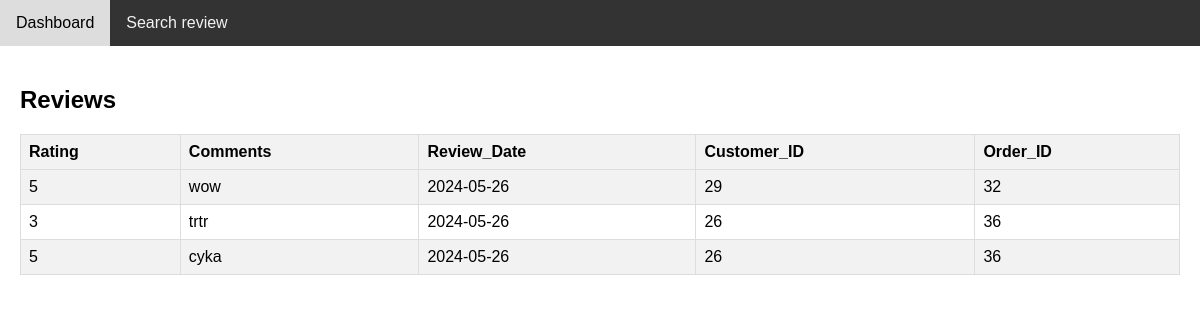
The page /Restaurant/reviews/reviews.php (signed in) on the database its author committed.
### tables this page shows
CREATE TABLE `review` (
  `Rating` int(1) DEFAULT NULL,
  `Comments` varchar(300) DEFAULT NULL,
  `Review_Date` date DEFAULT NULL,
  `Restaurant_ID` int(10) NOT NULL,
  `Customer_ID` int(10) NOT NULL,
  `Order_ID` int(10) NOT NULL
);

### Restaurant/reviews/reviews.php (the view, shortened to what this page needs)
<!DOCTYPE html>
<html>
<head>
    <link rel="stylesheet" type="text/css" href="reviews.css">
    <link rel="stylesheet" href="https://cdnjs.cloudflare.com/ajax/libs/font-awesome/4.7.0/css/font-awesome.min.css">
</head>
<body>
<div class="topnav">
  <a href="http://localhost/dbdine/Restaurant/r_dashboard/r_dashboard.php">Dashboard</a>
  <a href="http://localhost/dbdine/Restaurant/reviews/review_search.php">Search review</a>
</div>
<div class="content">
  <h2>Reviews</h2>
  <?php
   include("../../admin/db.php");
   $restaurant_id = $_SESSION['Restaurant_ID'];
$sql = "SELECT * FROM review where Restaurant_ID = ? ";
$stmt1 = $conn->prepare($sql);
$stmt1->bind_param("i", $restaurant_id);
$stmt1->execute();
$result1 = $stmt1->get_result();
echo "<table border='1'>";
echo "<tr><th>Rating</th>
        <th>Comments</th>
        <th>Review_Date</th>
        <th>Customer_ID</th>
        <th>Order_ID</th>
        </tr>";
while($row = $result1->fetch_assoc()) {
    echo "<tr>
    <td>".$row["Rating"]."</td>
    <td>".$row["Comments"]."</td>
    <td>".$row["Review_Date"]."</td>
    <td>".$row["Customer_ID"]."</td>
    <td>".$row["Order_ID"]."</td>
    </tr>";
}
echo "</table>";
  ?>
</div>
</body>
</html>

### Restaurant/reviews/reviews.css (style rules this page uses)
body { font-family: Arial, sans-serif; margin: 0; padding: 0; }
.topnav { overflow: hidden; background-color: #333; }
.topnav a { float: left; color: #f2f2f2; text-align: center; padding: 14px 16px; text-decoration: none; }
.content { padding: 20px; }
table { border-collapse: collapse; width: 100%; border: 1px solid #ddd; }
th, td { border: 1px solid #ddd; padding: 8px; text-align: left; }
th { background-color: #f2f2f2; }
tr:nth-child(even) { background-color: #f2f2f2; }

### rows shown on the page
review: Rating "5", Comments "wow", Review_Date "2024-05-26", Customer_ID "29", Order_ID "32"
review: Rating "3", Comments "trtr", Review_Date "2024-05-26", Customer_ID "26", Order_ID "36"
review: Rating "5", Comments "cyka", Review_Date "2024-05-26", Customer_ID "26", Order_ID "36"
